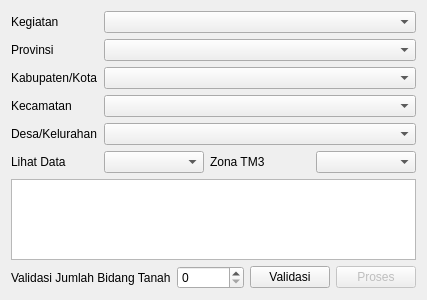
<?xml version="1.0" encoding="UTF-8"?>
<ui version="4.0">
 <class>Form</class>
 <widget class="QWidget" name="Form">
  <property name="geometry">
   <rect>
    <x>0</x>
    <y>0</y>
    <width>400</width>
    <height>300</height>
   </rect>
  </property>
  <property name="windowTitle">
   <string>Form</string>
  </property>
  <layout class="QVBoxLayout" name="verticalLayout">
   <item>
    <layout class="QVBoxLayout" name="verticalLayout_5">
     <item>
      <layout class="QFormLayout" name="formLayout">
       <item row="0" column="0">
        <widget class="QLabel" name="label">
         <property name="text">
          <string>Kegiatan</string>
         </property>
        </widget>
       </item>
       <item row="0" column="1">
        <widget class="QComboBox" name="combo_kegiatan"/>
       </item>
       <item row="1" column="0">
        <widget class="QLabel" name="label_provinsi">
         <property name="text">
          <string>Provinsi</string>
         </property>
        </widget>
       </item>
       <item row="1" column="1">
        <widget class="QComboBox" name="combo_provinsi"/>
       </item>
       <item row="2" column="0">
        <widget class="QLabel" name="label_kabupaten">
         <property name="text">
          <string>Kabupaten/Kota</string>
         </property>
        </widget>
       </item>
       <item row="2" column="1">
        <widget class="QComboBox" name="combo_kabupaten"/>
       </item>
       <item row="3" column="0">
        <widget class="QLabel" name="label_kecamatan">
         <property name="text">
          <string>Kecamatan</string>
         </property>
        </widget>
       </item>
       <item row="3" column="1">
        <widget class="QComboBox" name="combo_kecamatan"/>
       </item>
       <item row="4" column="0">
        <widget class="QLabel" name="label_kelurahan">
         <property name="text">
          <string>Desa/Kelurahan</string>
         </property>
        </widget>
       </item>
       <item row="4" column="1">
        <widget class="QComboBox" name="combo_kelurahan"/>
       </item>
       <item row="5" column="0">
        <widget class="QLabel" name="label_5">
         <property name="text">
          <string>Lihat Data</string>
         </property>
        </widget>
       </item>
       <item row="5" column="1">
        <layout class="QHBoxLayout" name="horizontalLayout_4">
         <item>
          <widget class="QComboBox" name="combo_lihat_data"/>
         </item>
         <item>
          <widget class="QLabel" name="label_2">
           <property name="text">
            <string>Zona TM3</string>
           </property>
          </widget>
         </item>
         <item>
          <widget class="QComboBox" name="combo_tm3"/>
         </item>
        </layout>
       </item>
      </layout>
     </item>
     <item>
      <widget class="QTableWidget" name="tabel_desain"/>
     </item>
     <item>
      <layout class="QHBoxLayout" name="horizontalLayout">
       <item>
        <widget class="QLabel" name="label_jumlah_bidang">
         <property name="text">
          <string>Validasi Jumlah Bidang Tanah</string>
         </property>
        </widget>
       </item>
       <item>
        <widget class="QSpinBox" name="spin_jumlah_bidang">
         <property name="minimum">
          <number>0</number>
         </property>
         <property name="maximum">
          <number>2147483647</number>
         </property>
        </widget>
       </item>
       <item>
        <widget class="QPushButton" name="btn_validasi">
         <property name="text">
          <string>Validasi</string>
         </property>
        </widget>
       </item>
       <item>
        <widget class="QPushButton" name="btn_proses">
         <property name="enabled">
          <bool>false</bool>
         </property>
         <property name="text">
          <string>Proses</string>
         </property>
        </widget>
       </item>
      </layout>
     </item>
    </layout>
   </item>
  </layout>
 </widget>
 <resources/>
 <connections/>
</ui>
